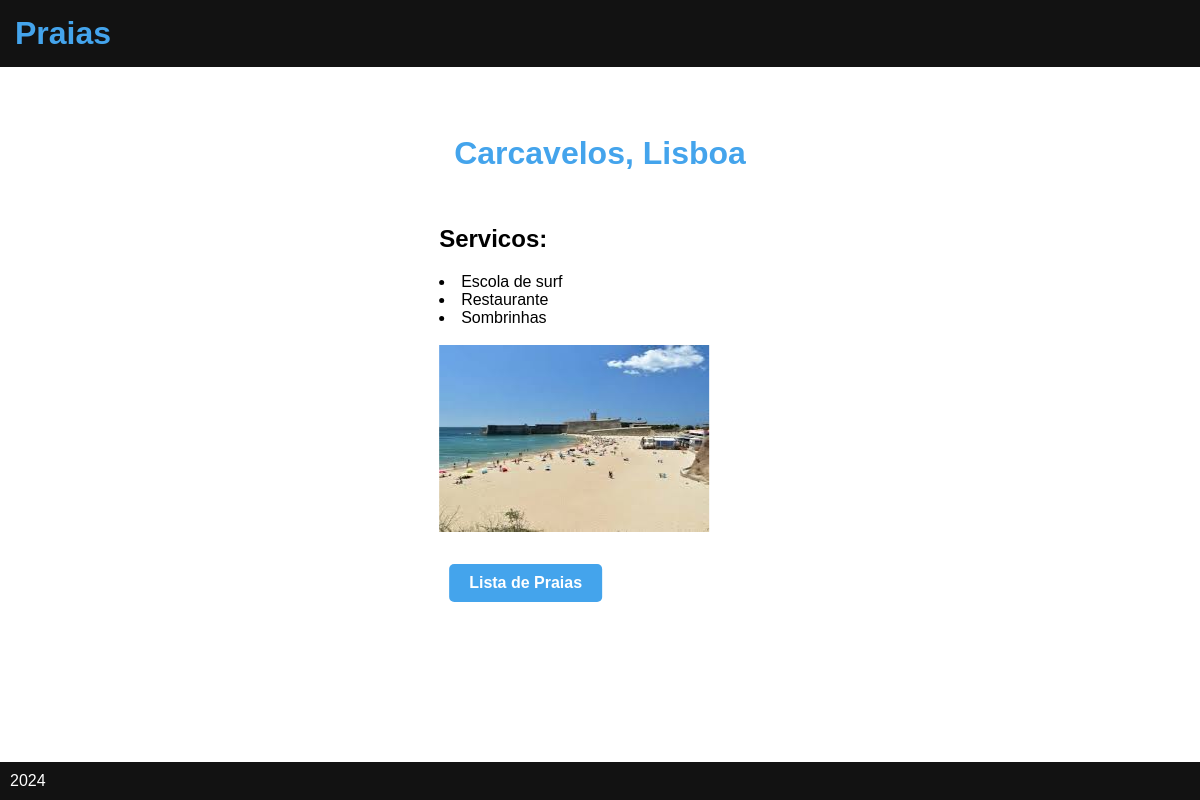
The page /praias/praia/Carcavelos on the database its author committed.
### praias/models.py (models this page shows, shortened)
class Praia(models.Model):
    nome = models.CharField(max_length=100)
    foto = models.ImageField(upload_to='praias/fotos', null = True, blank = True)
    regiao = models.ForeignKey(Regiao, on_delete=models.CASCADE, related_name='praias')
    def __str__(self):
        return f'{self.nome}'

class Regiao(models.Model):
    nome = models.CharField(max_length=100)
    def __str__(self):
        return f'{self.nome}'

class PraiaServico(models.Model):
    servico = models.ForeignKey(Servico, on_delete=models.CASCADE, related_name='lista')
    praia = models.ForeignKey(Praia, on_delete=models.CASCADE, related_name='lista')

class Servico(models.Model):
    nome = models.CharField(max_length=100)
    def __str__(self):
        return f'{self.nome}'

### praias/views.py (the view)
# urls.py: path('praia/<str:nome>', views.praia_view, name='praia'),
def praia_view(request, nome):
    praia = Praia.objects.get(nome=nome)
    return render(request, "praias/praia.html", {
        'praia' : praia
        })

### praias/templates/praias/praia.html
{% extends "praias/layout.html" %}
{% block content %}
   <div class="container">
        <h1>{{ praia }}, {{ praia.regiao }}</h1>
        <div>
            <br>
            <h2>Servicos:</h2>
            {% for item in praia.lista.all %}
                <li>{{ item.servico }}</li>
            {% endfor %}
        </div>
        <br>
        <div>
            <img src="{{ praia.foto.url }}" alt="{{ praia.nome }}">
        </div>
        <br>
        <a class="lista-btn" href="{% url 'praias:praias' %}">Lista de Praias</a>
    </div>
{% endblock %}

### praias/templates/praias/layout.html (style rules this page uses)
body { margin: 0px; padding: 0px; font-family: Arial, "Helvetica Neue", Helvetica, sans-serif; font-size: medium; background: white; color: black; }
h1 { margin: 15px; color: #44a4ec; }
a { text-decoration: none; color: #44a4ec; font-weight: bold; }
.lista-btn { display: inline-block; padding: 10px 20px; margin: 10px; background-color: #44a4ec; color: #fff; text-decoration: none; border-radius: 5px; }

### rows shown on the page
Praia: nome "Carcavelos", regiao "Lisboa", foto (picture)
PraiaServico: servico "Escola de surf"
PraiaServico: servico "Restaurante"
PraiaServico: servico "Sombrinhas"
